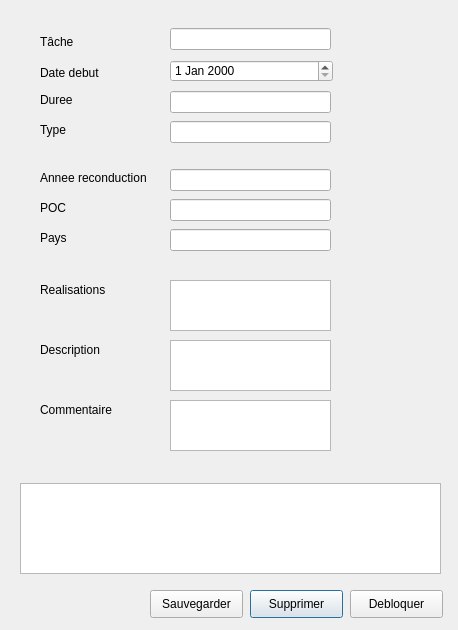
<?xml version="1.0" encoding="UTF-8"?>
<ui version="4.0">
 <class>fichePartenariat</class>
 <widget class="QDialog" name="fichePartenariat">
  <property name="geometry">
   <rect>
    <x>0</x>
    <y>0</y>
    <width>458</width>
    <height>630</height>
   </rect>
  </property>
  <property name="windowTitle">
   <string>Dialog</string>
  </property>
  <widget class="QLineEdit" name="lineEdit_partenaire">
   <property name="geometry">
    <rect>
     <x>170</x>
     <y>28</y>
     <width>161</width>
     <height>22</height>
    </rect>
   </property>
  </widget>
  <widget class="QLineEdit" name="lineEdit_duree">
   <property name="geometry">
    <rect>
     <x>170</x>
     <y>91</y>
     <width>161</width>
     <height>22</height>
    </rect>
   </property>
  </widget>
  <widget class="QLabel" name="label_partenaire">
   <property name="geometry">
    <rect>
     <x>40</x>
     <y>34</y>
     <width>81</width>
     <height>16</height>
    </rect>
   </property>
   <property name="text">
    <string>Tâche </string>
   </property>
  </widget>
  <widget class="QLabel" name="label_dateDebut">
   <property name="geometry">
    <rect>
     <x>40</x>
     <y>65</y>
     <width>81</width>
     <height>16</height>
    </rect>
   </property>
   <property name="text">
    <string>Date debut </string>
   </property>
  </widget>
  <widget class="QLabel" name="label_duree">
   <property name="geometry">
    <rect>
     <x>40</x>
     <y>90</y>
     <width>51</width>
     <height>20</height>
    </rect>
   </property>
   <property name="text">
    <string>Duree</string>
   </property>
  </widget>
  <widget class="QLabel" name="label_type">
   <property name="geometry">
    <rect>
     <x>40</x>
     <y>120</y>
     <width>51</width>
     <height>20</height>
    </rect>
   </property>
   <property name="text">
    <string>Type</string>
   </property>
  </widget>
  <widget class="QLineEdit" name="lineEdit_type">
   <property name="geometry">
    <rect>
     <x>170</x>
     <y>121</y>
     <width>161</width>
     <height>22</height>
    </rect>
   </property>
  </widget>
  <widget class="QLabel" name="label_anneeReconduction">
   <property name="geometry">
    <rect>
     <x>40</x>
     <y>168</y>
     <width>121</width>
     <height>20</height>
    </rect>
   </property>
   <property name="text">
    <string>Annee reconduction </string>
   </property>
  </widget>
  <widget class="QLineEdit" name="lineEdit_anneeReconduction">
   <property name="geometry">
    <rect>
     <x>170</x>
     <y>169</y>
     <width>161</width>
     <height>22</height>
    </rect>
   </property>
   <property name="text">
    <string/>
   </property>
  </widget>
  <widget class="QLabel" name="label_description">
   <property name="geometry">
    <rect>
     <x>40</x>
     <y>340</y>
     <width>71</width>
     <height>20</height>
    </rect>
   </property>
   <property name="text">
    <string>Description </string>
   </property>
  </widget>
  <widget class="QLabel" name="label_commentaire">
   <property name="geometry">
    <rect>
     <x>40</x>
     <y>400</y>
     <width>91</width>
     <height>20</height>
    </rect>
   </property>
   <property name="text">
    <string>Commentaire </string>
   </property>
  </widget>
  <widget class="QLabel" name="label_poc">
   <property name="geometry">
    <rect>
     <x>40</x>
     <y>198</y>
     <width>41</width>
     <height>20</height>
    </rect>
   </property>
   <property name="text">
    <string>POC  </string>
   </property>
  </widget>
  <widget class="QLineEdit" name="lineEdit_poc">
   <property name="geometry">
    <rect>
     <x>170</x>
     <y>199</y>
     <width>161</width>
     <height>22</height>
    </rect>
   </property>
   <property name="text">
    <string/>
   </property>
  </widget>
  <widget class="QLabel" name="label_realisations">
   <property name="geometry">
    <rect>
     <x>40</x>
     <y>280</y>
     <width>91</width>
     <height>20</height>
    </rect>
   </property>
   <property name="text">
    <string>Realisations </string>
   </property>
  </widget>
  <widget class="QLineEdit" name="lineEdit_pays">
   <property name="geometry">
    <rect>
     <x>170</x>
     <y>229</y>
     <width>161</width>
     <height>22</height>
    </rect>
   </property>
   <property name="text">
    <string/>
   </property>
  </widget>
  <widget class="QLabel" name="label_pays">
   <property name="geometry">
    <rect>
     <x>40</x>
     <y>228</y>
     <width>41</width>
     <height>20</height>
    </rect>
   </property>
   <property name="text">
    <string>Pays</string>
   </property>
  </widget>
  <widget class="QDateEdit" name="dateEdit_dateDebut">
   <property name="geometry">
    <rect>
     <x>170</x>
     <y>60</y>
     <width>163</width>
     <height>22</height>
    </rect>
   </property>
  </widget>
  <widget class="QPushButton" name="pushButton_supprimerPartenariat">
   <property name="geometry">
    <rect>
     <x>250</x>
     <y>590</y>
     <width>93</width>
     <height>28</height>
    </rect>
   </property>
   <property name="text">
    <string>Supprimer</string>
   </property>
  </widget>
  <widget class="QPushButton" name="pushButton_sauvegarderPartenariat">
   <property name="geometry">
    <rect>
     <x>150</x>
     <y>590</y>
     <width>93</width>
     <height>28</height>
    </rect>
   </property>
   <property name="text">
    <string>Sauvegarder</string>
   </property>
  </widget>
  <widget class="QPushButton" name="pushButton_bloquedPartenariat">
   <property name="geometry">
    <rect>
     <x>350</x>
     <y>590</y>
     <width>93</width>
     <height>28</height>
    </rect>
   </property>
   <property name="text">
    <string>Debloquer</string>
   </property>
  </widget>
  <widget class="QPlainTextEdit" name="plainTextEdit_commentaire">
   <property name="geometry">
    <rect>
     <x>170</x>
     <y>340</y>
     <width>161</width>
     <height>51</height>
    </rect>
   </property>
  </widget>
  <widget class="QPlainTextEdit" name="plainTextEdit_description">
   <property name="geometry">
    <rect>
     <x>170</x>
     <y>280</y>
     <width>161</width>
     <height>51</height>
    </rect>
   </property>
  </widget>
  <widget class="QLabel" name="label_partenaireControl">
   <property name="geometry">
    <rect>
     <x>340</x>
     <y>29</y>
     <width>20</width>
     <height>20</height>
    </rect>
   </property>
   <property name="text">
    <string/>
   </property>
  </widget>
  <widget class="QLabel" name="label_dateDebutControl">
   <property name="geometry">
    <rect>
     <x>340</x>
     <y>60</y>
     <width>20</width>
     <height>20</height>
    </rect>
   </property>
   <property name="text">
    <string/>
   </property>
  </widget>
  <widget class="QLabel" name="label_dureeControl">
   <property name="geometry">
    <rect>
     <x>340</x>
     <y>91</y>
     <width>20</width>
     <height>20</height>
    </rect>
   </property>
   <property name="text">
    <string/>
   </property>
  </widget>
  <widget class="QLabel" name="label_typeControl">
   <property name="geometry">
    <rect>
     <x>340</x>
     <y>123</y>
     <width>20</width>
     <height>20</height>
    </rect>
   </property>
   <property name="text">
    <string/>
   </property>
  </widget>
  <widget class="QLabel" name="label_anneeReconductionControl">
   <property name="geometry">
    <rect>
     <x>340</x>
     <y>170</y>
     <width>20</width>
     <height>20</height>
    </rect>
   </property>
   <property name="text">
    <string/>
   </property>
  </widget>
  <widget class="QLabel" name="label_pocControl">
   <property name="geometry">
    <rect>
     <x>340</x>
     <y>200</y>
     <width>20</width>
     <height>20</height>
    </rect>
   </property>
   <property name="text">
    <string/>
   </property>
  </widget>
  <widget class="QLabel" name="label_realisationsControl">
   <property name="geometry">
    <rect>
     <x>340</x>
     <y>283</y>
     <width>20</width>
     <height>20</height>
    </rect>
   </property>
   <property name="text">
    <string/>
   </property>
  </widget>
  <widget class="QLabel" name="label_paysControl">
   <property name="geometry">
    <rect>
     <x>340</x>
     <y>230</y>
     <width>20</width>
     <height>20</height>
    </rect>
   </property>
   <property name="text">
    <string/>
   </property>
  </widget>
  <widget class="QLabel" name="label_descriptionControl">
   <property name="geometry">
    <rect>
     <x>339</x>
     <y>343</y>
     <width>20</width>
     <height>20</height>
    </rect>
   </property>
   <property name="text">
    <string/>
   </property>
  </widget>
  <widget class="QLabel" name="label_commentaireControl">
   <property name="geometry">
    <rect>
     <x>340</x>
     <y>404</y>
     <width>20</width>
     <height>20</height>
    </rect>
   </property>
   <property name="text">
    <string/>
   </property>
  </widget>
  <widget class="QTableView" name="tableView_commentaire">
   <property name="geometry">
    <rect>
     <x>20</x>
     <y>483</y>
     <width>421</width>
     <height>91</height>
    </rect>
   </property>
  </widget>
  <widget class="QPlainTextEdit" name="plainTextEdit_realisations">
   <property name="geometry">
    <rect>
     <x>170</x>
     <y>400</y>
     <width>161</width>
     <height>51</height>
    </rect>
   </property>
  </widget>
 </widget>
 <resources/>
 <connections/>
</ui>
